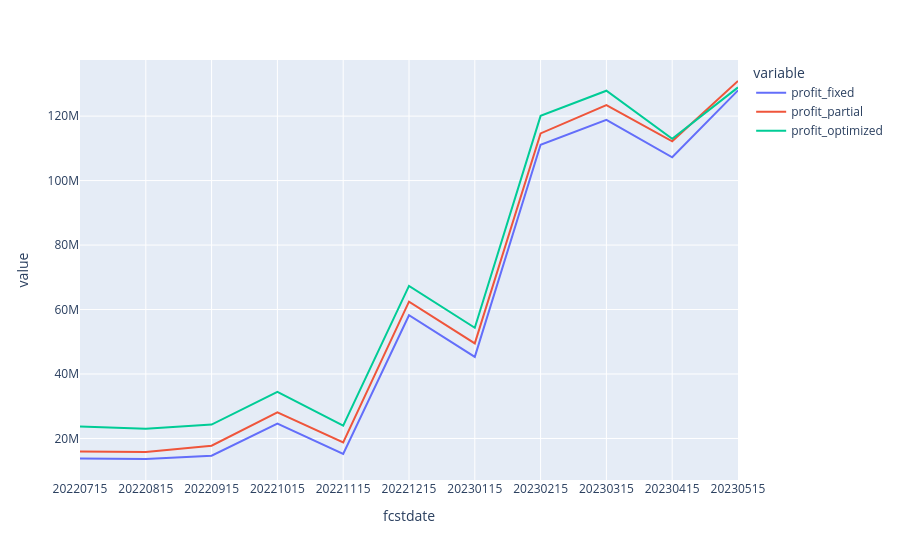

Write notebook code for a chart like this one.
### Code cell
fig = px.line(df, x = "fcstdate", y = ["profit_fixed", "profit_partial", "profit_optimized"])
fig.show()

### Figure 1 — Plotly figure (JSON) as saved in the notebook; plotly's stock layout.template omitted (floating-point values rounded to 4 significant figures)
{"data": [{"hovertemplate": "variable=profit_fixed<br>fcstdate=%{x}<br>value=%{y}<extra></extra>", "legendgroup": "profit_fixed", "line": {"color": "#636efa", "dash": "solid"}, "marker": {"symbol": "circle"}, "mode": "lines", "name": "profit_fixed", "orientation": "v", "showlegend": true, "type": "scatter", "x": ["20220715", "20220815", "20220915", "20221015", "20221115", "20221215", "20230115", "20230215", "20230315", "20230315", "20230415", "20230515"], "xaxis": "x", "y": [13760000.0, 13630000.0, 14640000.0, 24580000.0, 15210000.0, 58220000.0, 45310000.0, 111100000.0, 118800000.0, 118800000.0, 107200000.0, 128000000.0], "yaxis": "y"}, {"hovertemplate": "variable=profit_partial<br>fcstdate=%{x}<br>value=%{y}<extra></extra>", "legendgroup": "profit_partial", "line": {"color": "#EF553B", "dash": "solid"}, "marker": {"symbol": "circle"}, "mode": "lines", "name": "profit_partial", "orientation": "v", "showlegend": true, "type": "scatter", "x": ["20220715", "20220815", "20220915", "20221015", "20221115", "20221215", "20230115", "20230215", "20230315", "20230315", "20230415", "20230515"], "xaxis": "x", "y": [15980000.0, 15820000.0, 17750000.0, 28080000.0, 18790000.0, 62470000.0, 49490000.0, 114600000.0, 123400000.0, 123400000.0, 112200000.0, 130900000.0], "yaxis": "y"}, {"hovertemplate": "variable=profit_optimized<br>fcstdate=%{x}<br>value=%{y}<extra></extra>", "legendgroup": "profit_optimized", "line": {"color": "#00cc96", "dash": "solid"}, "marker": {"symbol": "circle"}, "mode": "lines", "name": "profit_optimized", "orientation": "v", "showlegend": true, "type": "scatter", "x": ["20220715", "20220815", "20220915", "20221015", "20221115", "20221215", "20230115", "20230215", "20230315", "20230315", "20230415", "20230515"], "xaxis": "x", "y": [23690000.0, 23040000.0, 24310000.0, 34450000.0, 23960000.0, 67340000.0, 54350000.0, 120100000.0, 127900000.0, 127900000.0, 113000000.0, 128900000.0], "yaxis": "y"}], "layout": {"legend": {"title": {"text": "variable"}, "tracegroupgap": 0}, "margin": {"t": 60}, "xaxis": {"anchor": "y", "domain": [0, 1], "title": {"text": "fcstdate"}}, "yaxis": {"anchor": "x", "domain": [0, 1], "title": {"text": "value"}}}}
